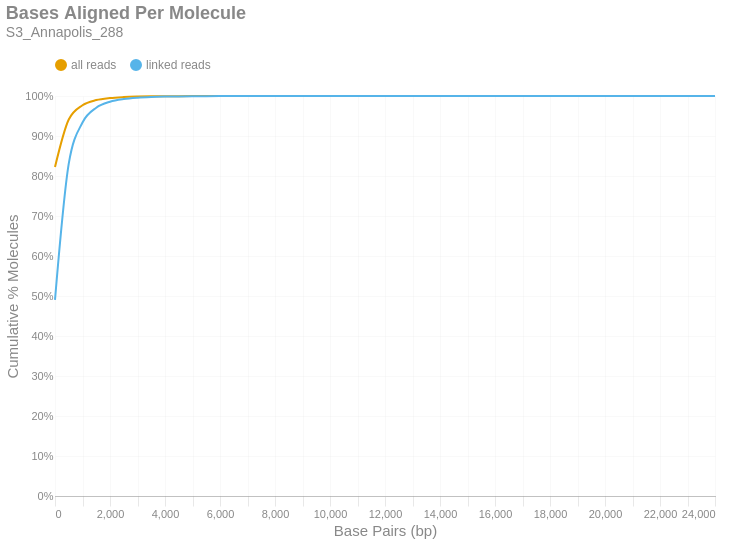

The notebook cell saved with this chart:
### Markdown cell above
### Bases Aligned Per Molecule
This is a cumulative frequency distribution showing the number of base pairs aligned per unique molecule. These data are shown in 500 bp bins. There are two distributions: one with `all reads` (yellow) and another with only `linked reads` (blue). The percent of molecules in the `linked reads` distribution is relative to the total number of linked molecules.

### Code cell
if SKIPLR:
    print_html(f"Skipped")
else:
    binned_df = consolidated_hist(valids['aligned_bp'], mask, 500, True)
    with SafeRender(binned_df):
        (
            density_plot(binned_df, 'Bases Aligned Per Molecule', samplename, 'basesper')
            .encode(
                x=alt.X('bin:Q', title="Base Pairs (bp)").axis(tickMinStep=500).scale(padding=0),
                y=alt.Y('value:Q', title='Cumulative % Molecules')
                    .axis(format='%')
                    .scale(domain = [0,1])
                    .stack(False),
                color=alt.Color("key:N").scale(domain = ["all reads", "linked reads"]),
                tooltip = [
                    alt.Tooltip("key:N", title = "Data Type"),
                    alt.Tooltip("range_label:N", title="Bases Aligned Per Molecule"),
                    alt.Tooltip("value:Q", format = ".2%", title="% Molecules (Cum.)")
                ]
            )
        ).display()

### Figure 1 — Vega-Lite specification as saved in the notebook (floating-point values rounded to 4 significant figures)
{"width": "container", "height": 400, "config": {"title": {"anchor": "start", "dy": -15, "fontSize": 18, "color": "#888888", "subtitleColor": "#888888", "subtitleFontSize": 14}, "arc": {"fill": "#0072B2"}, "axis": {"domainColor": "#888888", "domainWidth": 0.5, "gridWidth": 0.2, "grid": false, "titleFontWeight": 400, "titleFontSize": 15, "labelFontSize": 11, "labelColor": "#888888", "tickColor": "#888888", "tickWidth": 0.2, "titleColor": "#888888"}, "axisBand": {"grid": false}, "axisX": {"grid": true, "tickSize": 10, "domainCap": "round"}, "axisY": {"domain": false, "grid": true, "tickSize": 0, "domainCap": "round"}, "background": "transparent", "header": {"labelFontSize": 15, "labelColor": "#888888", "titleFontSize": 15, "titleFontWeight": 600, "titleColor": "#888888"}, "legend": {"labelFont": "sans-serif", "labelFontSize": 12, "labelColor": "#888888", "symbolSize": 100, "symbolType": "circle", "titleFontSize": 12, "titlePadding": 10, "titleColor": "#888888", "title": null, "orient": "top"}, "range": {"category": ["#E69F00", "#56B4E9", "#009E73", "#F0E442", "#0072B2", "#D55E00", "#CC79A7", "#000000"], "diverging": ["#cfe8f3", "#a2d4ec", "#73bfe2", "#46abdb", "#1696d2", "#12719e"]}, "area": {"fill": "#0072B2", "fillOpacity": 0.7, "line": true, "strokeOpacity": 0.7}, "line": {"color": "#0072B2", "stroke": "#0072B2", "strokeWidth": 2}, "trail": {"color": "#0072B2", "stroke": "#0072B2", "strokeWidth": 0, "size": 1}, "point": {"filled": true, "fillOpacity": 1.0, "size": 95}, "text": {"color": "#888888", "fontSize": 11, "align": "right", "fontWeight": 400, "size": 11}, "bar": {"fill": "#0072B2", "stroke": null}, "view": {"stroke": null, "continuousWidth": 660, "continuousHeight": 400}}, "data": {"name": "data-769db2ce14f63e72e6a94fb4679d5cff"}, "mark": {"type": "line", "interpolate": "monotone", "point": {"opacity": 0, "size": 275}}, "encoding": {"color": {"field": "key", "scale": {"domain": ["all reads", "linked reads"]}, "type": "nominal"}, "tooltip": [{"field": "key", "title": "Data Type", "type": "nominal"}, {"field": "range_label", "title": "Bases Aligned Per Molecule", "type": "nominal"}, {"field": "value", "format": ".2%", "title": "% Molecules (Cum.)", "type": "quantitative"}], "x": {"axis": {"tickMinStep": 500}, "field": "bin", "scale": {"padding": 0}, "title": "Base Pairs (bp)", "type": "quantitative"}, "y": {"axis": {"format": "%"}, "field": "value", "scale": {"domain": [0, 1]}, "stack": false, "title": "Cumulative % Molecules", "type": "quantitative"}}, "params": [{"name": "param_c36ac31b6afebe62", "select": {"type": "point", "fields": ["key"]}, "bind": "legend"}], "title": {"text": "Bases Aligned Per Molecule", "subtitle": "S3_Annapolis_288"}, "transform": [{"fold": ["all reads (cumsum)", "linked reads (cumsum)"]}, {"calculate": "replace(datum.key, ' (cumsum)', '')", "as": "key"}, {"filter": {"param": "param_c36ac31b6afebe62"}}], "usermeta": {"embedOptions": {"downloadFileName": "S3_Annapolis_288.basesper"}}, "$schema": "https://vega.github.io/schema/vega-lite/v6.1.0.json", "datasets": {"data-769db2ce14f63e72e6a94fb4679d5cff": [{"bin": "0.0", "interval": "0.0-500.0", "all reads": 0.8224, "linked reads": 0.4901, "all reads (cumsum)": 0.8224, "linked reads (cumsum)": 0.4901, "range_label": "0-499"}, {"bin": "500.0", "interval": "500.0-1000.0", "all reads": 0.1188, "linked reads": 0.3406, "all reads (cumsum)": 0.9412, "linked reads (cumsum)": 0.8308, "range_label": "500-999"}, {"bin": "1000.0", "interval": "1000.0-1500.0", "all reads": 0.03573, "linked reads": 0.1029, "all reads (cumsum)": 0.977, "linked reads (cumsum)": 0.9337, "range_label": "1000-1499"}, {"bin": "1500.0", "interval": "1500.0-2000.0", "all reads": 0.01282, "linked reads": 0.03693, "all reads (cumsum)": 0.9898, "linked reads (cumsum)": 0.9706, "range_label": "1500-1999"}, {"bin": "2000.0", "interval": "2000.0-2500.0", "all reads": 0.0052, "linked reads": 0.01498, "all reads (cumsum)": 0.995, "linked reads (cumsum)": 0.9856, "range_label": "2000-2499"}, {"bin": "2500.0", "interval": "2500.0-3000.0", "all reads": 0.002325, "linked reads": 0.006698, "all reads (cumsum)": 0.9973, "linked reads (cumsum)": 0.9923, "range_label": "2500-2999"}, {"bin": "3000.0", "interval": "3000.0-3500.0", "all reads": 0.001163, "linked reads": 0.003351, "all reads (cumsum)": 0.9985, "linked reads (cumsum)": 0.9956, "range_label": "3000-3499"}, {"bin": "3500.0", "interval": "3500.0-4000.0", "all reads": 0.0006256, "linked reads": 0.001802, "all reads (cumsum)": 0.9991, "linked reads (cumsum)": 0.9974, "range_label": "3500-3999"}, {"bin": "4000.0", "interval": "4000.0-4500.0", "all reads": 0.0003507, "linked reads": 0.00101, "all reads (cumsum)": 0.9995, "linked reads (cumsum)": 0.9985, "range_label": "4000-4499"}, {"bin": "4500.0", "interval": "4500.0-5000.0", "all reads": 0.0002029, "linked reads": 0.0005845, "all reads (cumsum)": 0.9997, "linked reads (cumsum)": 0.999, "range_label": "4500-4999"}, {"bin": "5000.0", "interval": "5000.0-5500.0", "all reads": 0.0001192, "linked reads": 0.0003433, "all reads (cumsum)": 0.9998, "linked reads (cumsum)": 0.9994, "range_label": "5000-5499"}, {"bin": "5500.0", "interval": "5500.0-6000.0", "all reads": 7.654e-05, "linked reads": 0.0002205, "all reads (cumsum)": 0.9999, "linked reads (cumsum)": 0.9996, "range_label": "5500-5999"}, {"bin": "6000.0", "interval": "6000.0-6500.0", "all reads": 4.757e-05, "linked reads": 0.000137, "all reads (cumsum)": 0.9999, "linked reads (cumsum)": 0.9997, "range_label": "6000-6499"}, {"bin": "6500.0", "interval": "6500.0-7000.0", "all reads": 3.262e-05, "linked reads": 9.396e-05, "all reads (cumsum)": 0.9999, "linked reads (cumsum)": 0.9998, "range_label": "6500-6999"}, {"bin": "7000.0", "interval": "7000.0-7500.0", "all reads": 1.896e-05, "linked reads": 5.461e-05, "all reads (cumsum)": 1.0, "linked reads (cumsum)": 0.9999, "range_label": "7000-7499"}, {"bin": "7500.0", "interval": "7500.0-8000.0", "all reads": 1.048e-05, "linked reads": 3.019e-05, "all reads (cumsum)": 1.0, "linked reads (cumsum)": 0.9999, "range_label": "7500-7999"}, {"bin": "8000.0", "interval": "8000.0-8500.0", "all reads": 8.832e-06, "linked reads": 2.544e-05, "all reads (cumsum)": 1.0, "linked reads (cumsum)": 0.9999, "range_label": "8000-8499"}, {"bin": "8500.0", "interval": "8500.0-9000.0", "all reads": 5.652e-06, "linked reads": 1.628e-05, "all reads (cumsum)": 1.0, "linked reads (cumsum)": 1.0, "range_label": "8500-8999"}, {"bin": "9000.0", "interval": "9000.0-9500.0", "all reads": 3.179e-06, "linked reads": 9.159e-06, "all reads (cumsum)": 1.0, "linked reads (cumsum)": 1.0, "range_label": "9000-9499"}, {"bin": "9500.0", "interval": "9500.0-10000.0", "all reads": 2.473e-06, "linked reads": 7.123e-06, "all reads (cumsum)": 1.0, "linked reads (cumsum)": 1.0, "range_label": "9500-9999"}, {"bin": "10000.0", "interval": "10000.0-10500.0", "all reads": 1.531e-06, "linked reads": 4.41e-06, "all reads (cumsum)": 1.0, "linked reads (cumsum)": 1.0, "range_label": "10000-10499"}, {"bin": "10500.0", "interval": "10500.0-11000.0", "all reads": 1.649e-06, "linked reads": 4.749e-06, "all reads (cumsum)": 1.0, "linked reads (cumsum)": 1.0, "range_label": "10500-10999"}, {"bin": "11000.0", "interval": "11000.0-11500.0", "all reads": 1.295e-06, "linked reads": 3.731e-06, "all reads (cumsum)": 1.0, "linked reads (cumsum)": 1.0, "range_label": "11000-11499"}, {"bin": "11500.0", "interval": "11500.0-12000.0", "all reads": 8.243e-07, "linked reads": 2.374e-06, "all reads (cumsum)": 1.0, "linked reads (cumsum)": 1.0, "range_label": "11500-11999"}, {"bin": "12000.0", "interval": "12000.0-12500.0", "all reads": 7.065e-07, "linked reads": 2.035e-06, "all reads (cumsum)": 1.0, "linked reads (cumsum)": 1.0, "range_label": "12000-12499"}, {"bin": "12500.0", "interval": "12500.0-13000.0", "all reads": 4.71e-07, "linked reads": 1.357e-06, "all reads (cumsum)": 1.0, "linked reads (cumsum)": 1.0, "range_label": "12500-12999"}, {"bin": "13000.0", "interval": "13000.0-13500.0", "all reads": 3.533e-07, "linked reads": 1.018e-06, "all reads (cumsum)": 1.0, "linked reads (cumsum)": 1.0, "range_label": "13000-13499"}, {"bin": "13500.0", "interval": "13500.0-14000.0", "all reads": 2.355e-07, "linked reads": 6.784e-07, "all reads (cumsum)": 1.0, "linked reads (cumsum)": 1.0, "range_label": "13500-13999"}, {"bin": "14000.0", "interval": "14000.0-14500.0", "all reads": 2.355e-07, "linked reads": 6.784e-07, "all reads (cumsum)": 1.0, "linked reads (cumsum)": 1.0, "range_label": "14000-14499"}, {"bin": "14500.0", "interval": "14500.0-15000.0", "all reads": 0.0, "linked reads": 0.0, "all reads (cumsum)": 1.0, "linked reads (cumsum)": 1.0, "range_label": "14500-14999"}, {"bin": "15000.0", "interval": "15000.0-15500.0", "all reads": 0.0, "linked reads": 0.0, "all reads (cumsum)": 1.0, "linked reads (cumsum)": 1.0, "range_label": "15000-15499"}, {"bin": "15500.0", "interval": "15500.0-16000.0", "all reads": 2.355e-07, "linked reads": 6.784e-07, "all reads (cumsum)": 1.0, "linked reads (cumsum)": 1.0, "range_label": "15500-15999"}, {"bin": "16000.0", "interval": "16000.0-16500.0", "all reads": 1.178e-07, "linked reads": 3.392e-07, "all reads (cumsum)": 1.0, "linked reads (cumsum)": 1.0, "range_label": "16000-16499"}, {"bin": "16500.0", "interval": "16500.0-17000.0", "all reads": 0.0, "linked reads": 0.0, "all reads (cumsum)": 1.0, "linked reads (cumsum)": 1.0, "range_label": "16500-16999"}, {"bin": "17000.0", "interval": "17000.0-17500.0", "all reads": 0.0, "linked reads": 0.0, "all reads (cumsum)": 1.0, "linked reads (cumsum)": 1.0, "range_label": "17000-17499"}, {"bin": "17500.0", "interval": "17500.0-18000.0", "all reads": 0.0, "linked reads": 0.0, "all reads (cumsum)": 1.0, "linked reads (cumsum)": 1.0, "range_label": "17500-17999"}, {"bin": "18000.0", "interval": "18000.0-18500.0", "all reads": 0.0, "linked reads": 0.0, "all reads (cumsum)": 1.0, "linked reads (cumsum)": 1.0, "range_label": "18000-18499"}, {"bin": "18500.0", "interval": "18500.0-19000.0", "all reads": 0.0, "linked reads": 0.0, "all reads (cumsum)": 1.0, "linked reads (cumsum)": 1.0, "range_label": "18500-18999"}, {"bin": "19000.0", "interval": "19000.0-19500.0", "all reads": 0.0, "linked reads": 0.0, "all reads (cumsum)": 1.0, "linked reads (cumsum)": 1.0, "range_label": "19000-19499"}, {"bin": "19500.0", "interval": "19500.0-20000.0", "all reads": 0.0, "linked reads": 0.0, "all reads (cumsum)": 1.0, "linked reads (cumsum)": 1.0, "range_label": "19500-19999"}, {"bin": "20000.0", "interval": "20000.0-20500.0", "all reads": 0.0, "linked reads": 0.0, "all reads (cumsum)": 1.0, "linked reads (cumsum)": 1.0, "range_label": "20000-20499"}, {"bin": "20500.0", "interval": "20500.0-21000.0", "all reads": 0.0, "linked reads": 0.0, "all reads (cumsum)": 1.0, "linked reads (cumsum)": 1.0, "range_label": "20500-20999"}, {"bin": "21000.0", "interval": "21000.0-21500.0", "all reads": 0.0, "linked reads": 0.0, "all reads (cumsum)": 1.0, "linked reads (cumsum)": 1.0, "range_label": "21000-21499"}, {"bin": "21500.0", "interval": "21500.0-22000.0", "all reads": 0.0, "linked reads": 0.0, "all reads (cumsum)": 1.0, "linked reads (cumsum)": 1.0, "range_label": "21500-21999"}, {"bin": "22000.0", "interval": "22000.0-22500.0", "all reads": 0.0, "linked reads": 0.0, "all reads (cumsum)": 1.0, "linked reads (cumsum)": 1.0, "range_label": "22000-22499"}, {"bin": "22500.0", "interval": "22500.0-23000.0", "all reads": 0.0, "linked reads": 0.0, "all reads (cumsum)": 1.0, "linked reads (cumsum)": 1.0, "range_label": "22500-22999"}, {"bin": "23000.0", "interval": "23000.0-23500.0", "all reads": 0.0, "linked reads": 0.0, "all reads (cumsum)": 1.0, "linked reads (cumsum)": 1.0, "range_label": "23000-23499"}, {"bin": "23500.0", "interval": "23500.0-24000.0", "all reads": 0.0, "linked reads": 0.0, "all reads (cumsum)": 1.0, "linked reads (cumsum)": 1.0, "range_label": "23500-23999"}, {"bin": "24000.0", "interval": "24000.0-24500.0", "all reads": 1.178e-07, "linked reads": 3.392e-07, "all reads (cumsum)": 1.0, "linked reads (cumsum)": 1.0, "range_label": "24000-24499"}]}}
